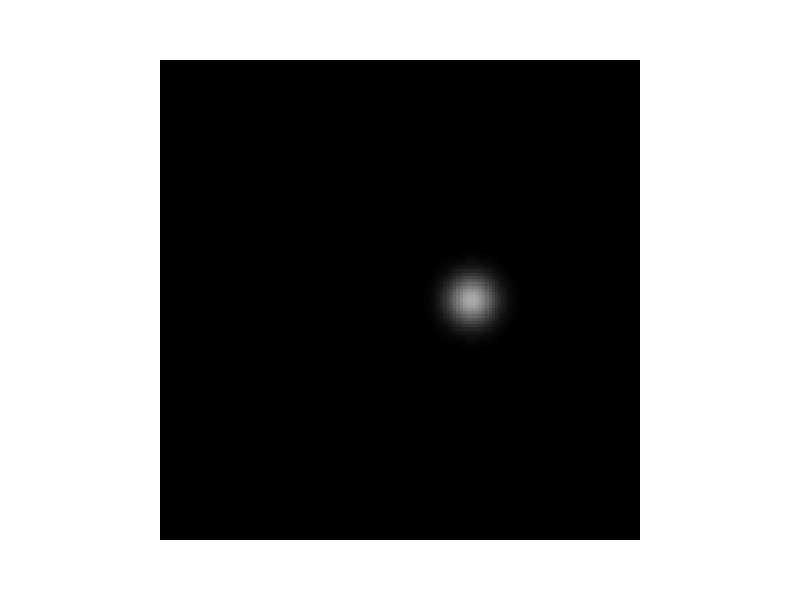
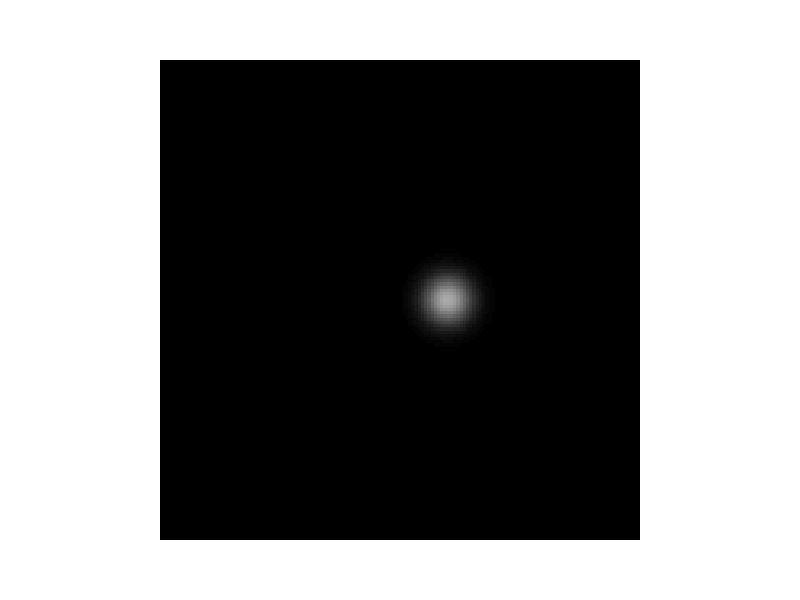
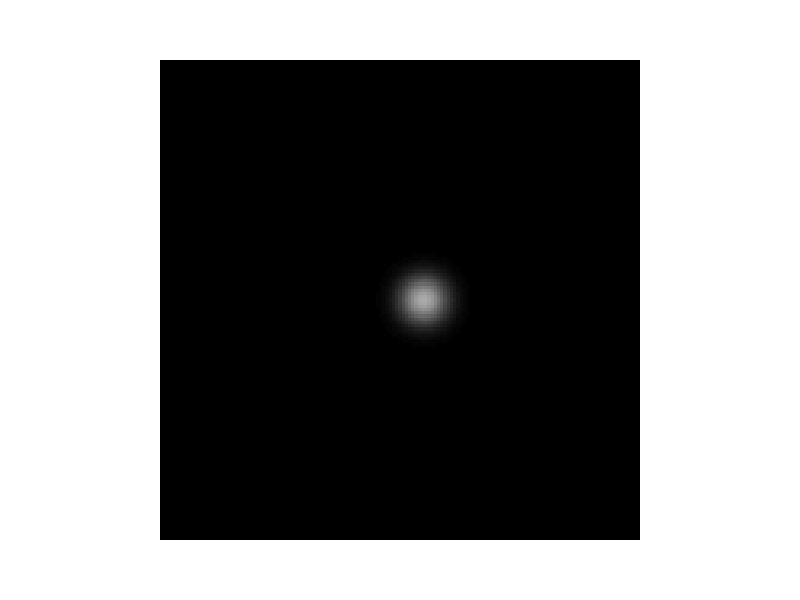
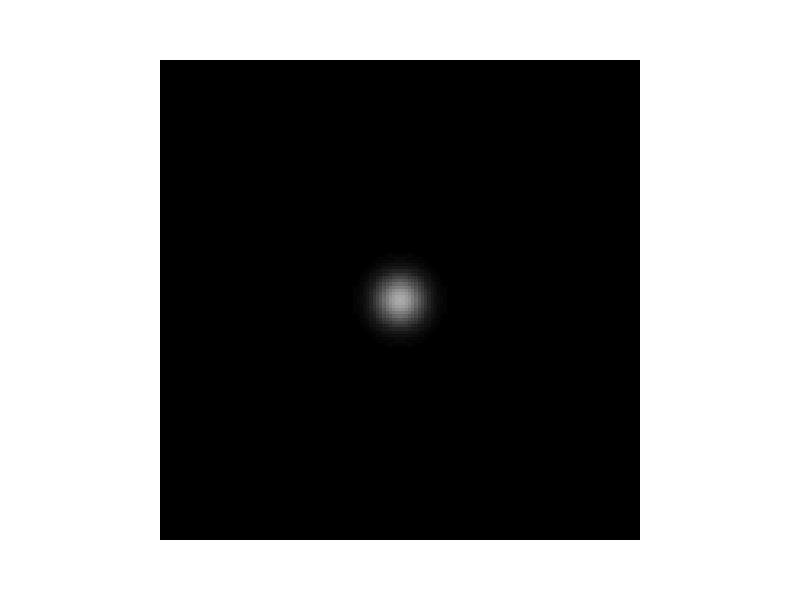

The MATLAB source for these figures, in order:
% artificial gaussian cross section
% save imgs to the current folder

sigma = 7.4;
temp = 10;
[Y0,X0] = ndgrid(-temp*sigma:temp*sigma,-temp*sigma:temp*sigma);
X0 = X0 - 4*sigma;
I0 = 170;


for ii = 1:7
    X = X0 + sigma*ii;
    I = uint8(I0*exp(-(X.^2+Y0.^2)/sigma^2));

    figure; imshow(I,[0,255]);
    set(gca,'Position',[0.1,0.1,0.8,0.8]);
    set(gcf,'Units','normalized','Position',[0.3,0.3,0.4,0.4]);

    imwrite(I,['sigma' num2str(sigma) '_' num2str(ii) '.bmp'],'bmp');

end